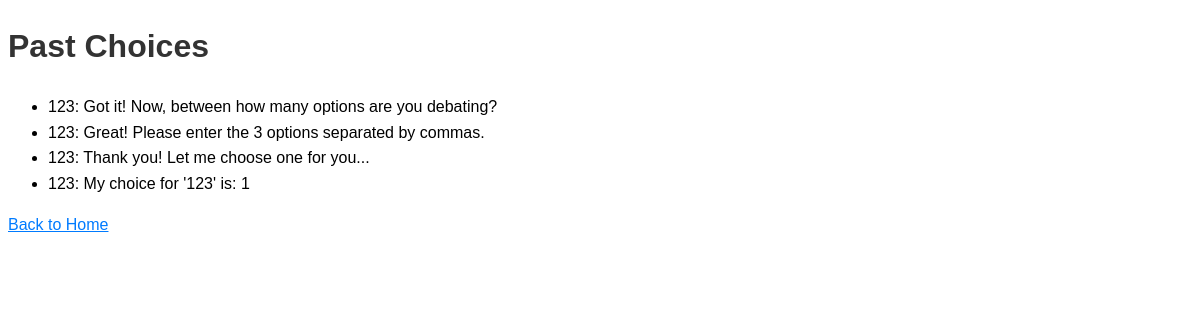
The app's page /view_past_choices (signed in) with its own data.
### tables this page shows
CREATE TABLE choices (
            id INTEGER PRIMARY KEY AUTOINCREMENT,
            username TEXT NOT NULL,
            dilemma TEXT NOT NULL,
            choice TEXT NOT NULL,
            FOREIGN KEY (username) REFERENCES users (username)
        );

### app.py (the view)
@app.route('/view_past_choices')
def view_past_choices():
    username = session.get('username')
    if not username:
        return redirect(url_for('login'))
    past_choices = get_user_choices(username)
    return render_template('past_choices.html', past_choices=past_choices)

### database.py (called while the page is built)
def get_user_choices(username):
    try:
        conn = sqlite3.connect(DATABASE)
        cursor = conn.cursor()
        cursor.execute("SELECT dilemma, choice FROM choices WHERE username = ?", (username,))
        choices = cursor.fetchall()
        return choices
    except Exception as e:
        print(f"An error occurred while fetching user choices: {e}")
        return []
    finally:
        conn.close()

### templates/past_choices.html (shortened to what this page needs)
<!DOCTYPE html>
<html lang="en">
<head>
    <link rel="stylesheet" href="{{ url_for('static', filename='styles.css') }}">
</head>
<body>
    <h1>Past Choices</h1>
    <ul>
        {% for choice in past_choices %}
        <li>{{ choice[0] }}: {{ choice[1] }}</li>
        {% endfor %}
    </ul>
    <a href="{{ url_for('index') }}">Back to Home</a>
</body>
</html>

### static/css/styles.css (style rules this page uses)
body { font-family: Arial, sans-serif; line-height: 1.6; }
h1 { color: #333; }
a { color: #007BFF; }

### records on screen
choices: dilemma "123", choice "Got it! Now, between how many options are you debating?"
choices: dilemma "123", choice "Great! Please enter the 3 options separated by commas."
choices: dilemma "123", choice "Thank you! Let me choose one for you..."
choices: dilemma "123", choice "My choice for '123' is: 1"
